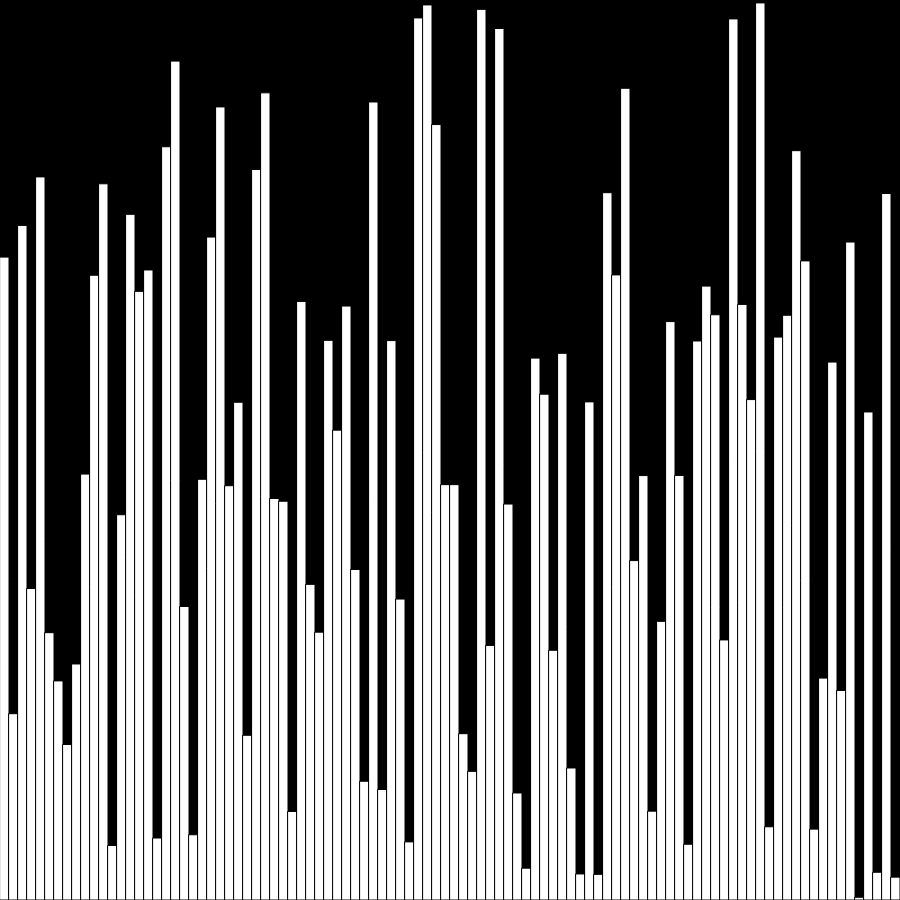
Frame 1 (no input)
Frame 60 (no input): identical to frame 1, image omitted
Frame 120 (the mouse pressed at the canvas centre since frame 60): identical to frame 1, image omitted

The p5.js sketch that drew this single still picture (run headless with seeded random() and noise() and a simulated clock; from frame 60 on, the mouse is pressed at the canvas centre):

// p5.js sketch
// ── sketch.js
let quantity = 100; // quantity of data points in array
let dataMax = 100; // max for each point of data (min=0)

let wp, hm; // width per data point rectangle, height multiplier, both for vizualizer

let arr = []; // array of data

let uz = []; // unsorted zones

function setup() {
  createCanvas(900,900);
  wp = width  / quantity;
  hm = height / dataMax;

  fillArray();
}

function draw() {
  background(0);
  drawArray();
}

function drawArray() {
  fill(255);
  strokeWeight(1);
  stroke(0);

  for (var i = 0; i < arr.length; i++) {
    rect(i*wp,height-(arr[i]*hm),wp,arr[i]*hm);
  }
}

function fillArray() {
  for (var i = 0; i < quantity; i++) {
    arr[i] = random(dataMax);
  }
}

function stepSort() {

}
